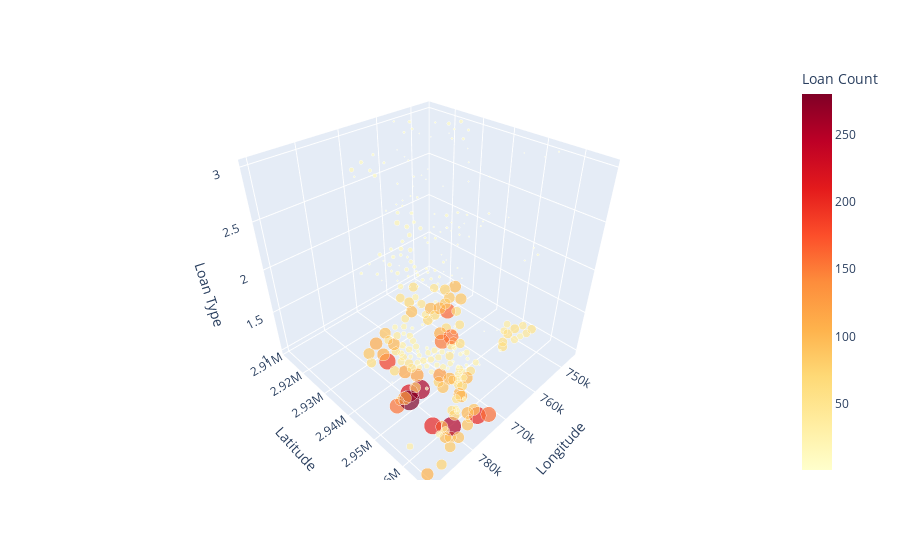

The notebook cell saved with this chart:
### Code cell
import pandas as pd
import geopandas as gpd
import plotly.express as px

# Load the shapefile
shapefile_path2 = "../data/census_tract_data/Census2020_Tracts.shp"
tracts2 = gpd.read_file(shapefile_path2)
tracts2['GEOID20'] = tracts2['GEOID20'].astype(float)

# Read the loan counts CSV file
loan_counts = pd.read_csv("../data/loan_type_counts_by_censusTract.csv")
loan_counts.rename(columns={'census_tract': 'GEOID20'}, inplace=True)

# Merge the loan counts dataframe with the tracts2 geodataframe based on the census_tract column
merged_data = tracts2.merge(loan_counts, on="GEOID20")

# Convert the geodataframe to a dataframe with latitude and longitude columns
merged_data["lat"] = merged_data.geometry.centroid.y
merged_data["lon"] = merged_data.geometry.centroid.x
merged_data = pd.DataFrame(merged_data.drop(columns="geometry"))

# Create the 3D choropleth map using plotly
fig = px.scatter_3d(
    merged_data,
    x="lon",
    y="lat",
    z="loan_type",
    color="count",
    color_continuous_scale="YlOrRd",
    size="count",
    hover_name="GEOID20",
    opacity=0.7,
)

fig.update_layout(
    scene=dict(
        xaxis_title="Longitude",
        yaxis_title="Latitude",
        zaxis_title="Loan Type",
    ),
    coloraxis_colorbar=dict(title="Loan Count"),
)

fig.show()

### Figure 1 — Plotly figure (JSON) as saved in the notebook; plotly's stock layout.template omitted (floating-point values rounded to 4 significant figures; data arrays with more than 128 entries replaced by an {"elided": "..."} marker saying what was removed)
{"data": [{"hovertemplate": "<b>%{hovertext}</b><br><br>lon=%{x}<br>lat=%{y}<br>loan_type=%{z}<br>count=%{marker.color}<extra></extra>", "hovertext": {"elided": "284 int values"}, "legendgroup": "", "marker": {"color": {"elided": "284 int values"}, "coloraxis": "coloraxis", "opacity": 0.7, "size": {"elided": "284 int values"}, "sizemode": "area", "sizeref": 0.7, "symbol": "circle"}, "mode": "markers", "name": "", "scene": "scene", "showlegend": false, "type": "scatter3d", "x": {"elided": "284 float values"}, "y": {"elided": "284 float values"}, "z": {"elided": "284 int values"}}], "layout": {"coloraxis": {"colorbar": {"title": {"text": "Loan Count"}}, "colorscale": [[0, "rgb(255,255,204)"], [0.125, "rgb(255,237,160)"], [0.25, "rgb(254,217,118)"], [0.375, "rgb(254,178,76)"], [0.5, "rgb(253,141,60)"], [0.625, "rgb(252,78,42)"], [0.75, "rgb(227,26,28)"], [0.875, "rgb(189,0,38)"], [1, "rgb(128,0,38)"]]}, "legend": {"itemsizing": "constant", "tracegroupgap": 0}, "margin": {"t": 60}, "scene": {"domain": {"x": [0, 1], "y": [0, 1]}, "xaxis": {"title": {"text": "Longitude"}}, "yaxis": {"title": {"text": "Latitude"}}, "zaxis": {"title": {"text": "Loan Type"}}}}}
